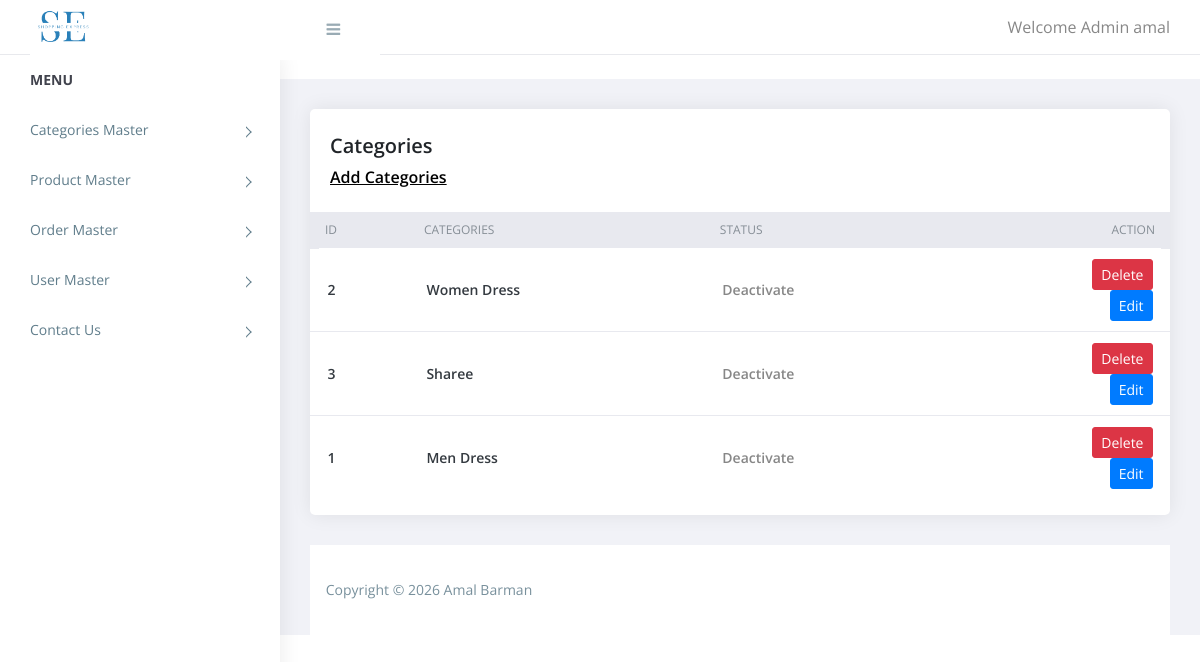
/admin/categories.php (signed in), run on the app's committed database.
### tables this page shows
CREATE TABLE categories (
    categories_id INT AUTO_INCREMENT PRIMARY KEY,
    category_name VARCHAR(100) NOT NULL,
    status TINYINT(1) DEFAULT 1
);

### admin/categories.php (the view, shortened to what this page needs)
<?php
require('top.inc.php');
$sql = "SELECT * FROM categories ORDER BY category_name DESC, categories_id ASC";
$result=mysqli_query($con,$sql);
?>
<div class="content pb-0">
	<div class="orders">
	   <div class="row">
		  <div class="col-xl-12">
			 <div class="card">
				<div class="card-body">
				   <h4 class="box-title">Categories </h4>
				   <h4 class="box-link"><a href="manage_categories.php">Add Categories</a> </h4>
				</div>
				<div class="card-body--">
				   <div class="table-stats order-table ov-h">
					  <table class="table ">
						 <thead>
							<tr>
							   <th>ID</th>
							   <th>Categories</th>
							   <th>Status</th>
							   <th>Action</th>
							</tr>
						 </thead>
						 <tbody>
						 <?php
						 while($row = mysqli_fetch_assoc($result)) { ?>
							   <td class="serial"><?php echo $row['categories_id'];?></td>
							   <td><?php echo $row['category_name'];?></td>
							   <td>  <?php
							             if($row['status']==1){
											echo "<a href='?type=status&operation=deactive&categories_id=".$row['categories_id']."'>Deactivate</a>";
										}else{
											echo "<a href='?type=status&operation=active&categories_id=".$row['categories_id']."'>Activate</a>";
										}
										 ?>
								</td>
								<div class="">
							   <td>
							   <?php
							   echo "<a  class='btn btn-sm btn-danger' href='?type=delete&categories_id=". htmlspecialchars($row['categories_id']) ."'>Delete</a> </div>";
				        echo "<div><a class='btn btn-sm btn-primary' href='manage_categories.php?categories_id=" . htmlspecialchars($row['categories_id']) . "'>Edit</a></div>";
							   ?>
								  </div>
						<?php }?>
				   </div>
				</div>
			 </div>
		  </div>
	   </div>
<?php
require('footer.inc.php');
?>

### admin/assets/css/style.css (style rules this page uses)
body { display: table; font-family: open sans, sans-serif; font-size: 16px; width: 100% }
a, button { text-decoration: none; outline: none!important; color: #878787; -webkit-transition: all .25s ease; transition: all .25s ease }
h1, h2, h3, h4, h5, h6 { margin: 0 }
.pb-0 { padding-bottom: 0 }
.ov-h { overflow: hidden }
.btn, button, input, textarea { -webkit-box-shadow: none; box-shadow: none; outline: 0!important }
.btn { border-radius: 3px }
.order-table { position: relative }
.order-table:after, .order-table:before { content: ""; position: absolute; top: 0; height: 37px; width: 10px; background: #e8e9ef }
.order-table:after { right: -1px }
.order-table:before { left: -1px }
.order-table tr th { background: #e8e9ef }
.order-table tr td:last-child, .order-table tr th:last-child { text-align: right }
.order-table tr:last-child td { border: none }
.content { float: left; padding: 1.875em; width: 100% }
.card { margin-bottom: 1.875em; border-radius: 5px; padding: 0; border: 0 solid transparent; -webkit-box-shadow: 0 0 20px rgba(0, 0, 0, .08); box-shadow: 0 0 20px rgba(0, 0, 0, .08) }
.card .box-title { font-weight: 600; font-size: 20px; padding: 5px 0 }
.card .card-body { float: left; padding: 1.25em; position: relative; width: 100% }
.card h4 { font-size: 1.1rem }
.table-stats table { font-family: open sans }
.table-stats table th, .table-stats table td { border: none; border-bottom: 1px solid #e8e9ef; color: #868e96; font-size: 12px; font-weight: 400; padding: .75em 1.25em; text-transform: uppercase }
.table-stats table td { color: #343a40; font-size: 14px; font-weight: 600; text-transform: capitalize; vertical-align: middle }
.btn, .button { display: inline-block; font-weight: 400; text-align: center; white-space: nowrap; vertical-align: middle; -webkit-transition: all .15s ease-in-out; transition: all .15s ease-in-out; border-radius: 3; cursor: pointer }
@media (max-width:1368px) { .card-body { padding: 15px } }
.card .box-link { font-weight: 600; font-size: 16px; padding: 5px 0 }
.card .box-link a { color:#000; text-decoration:underline; }

### data on the page
categories: categories_id "2", category_name "Women Dress"
categories: categories_id "3", category_name "Sharee"
categories: categories_id "1", category_name "Men Dress"

### other printed values
$_SESSION['ADMIN_USER'] "amal"
